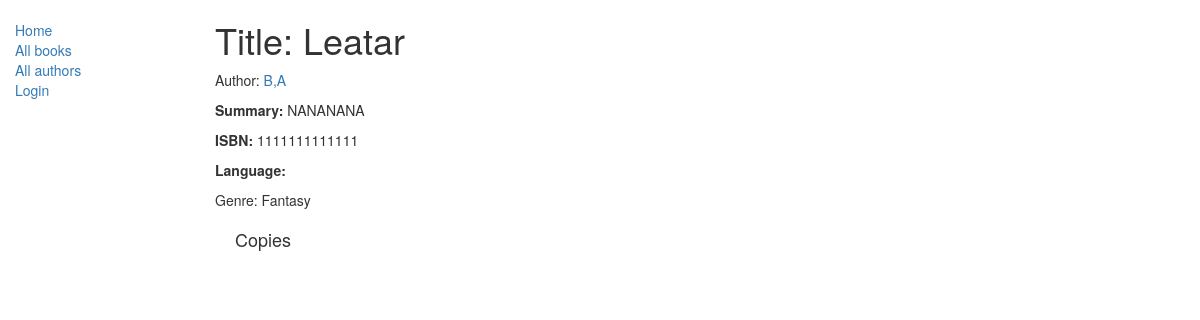
/catalog/book/2, run on an earlier commit of the app's database.
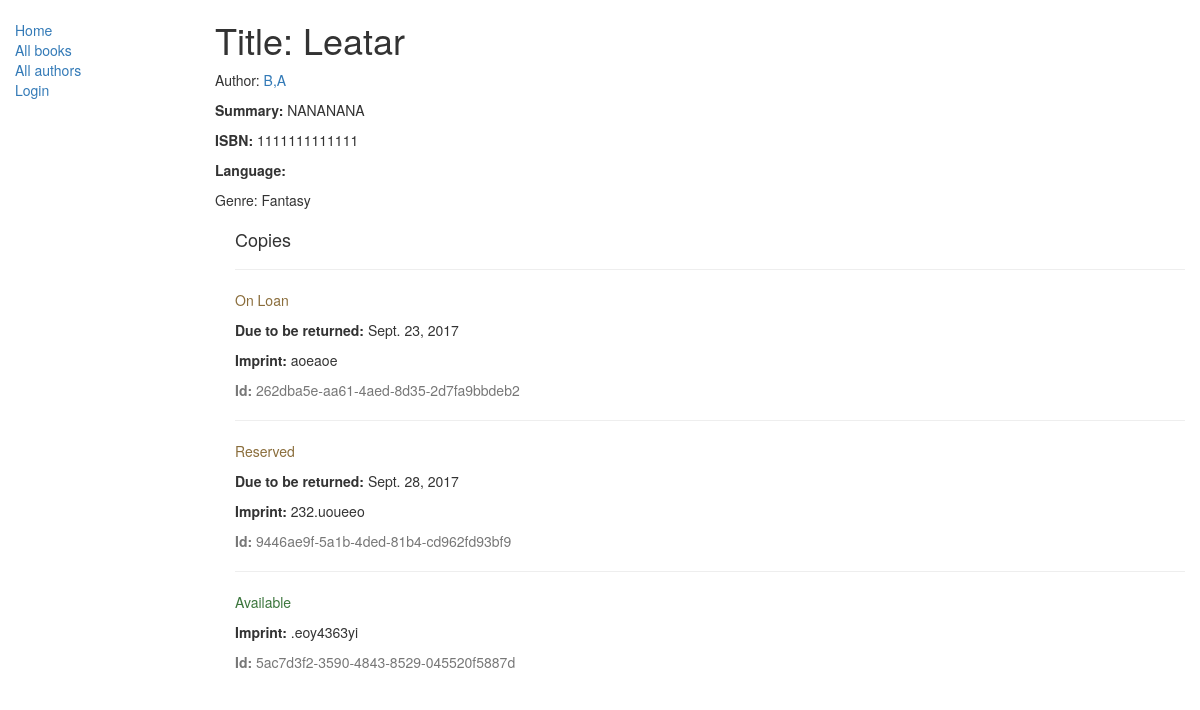
And on a later commit of the database.
### catalog/models.py (models this page shows, shortened)
class Book(models.Model):
    title = models.CharField(max_length=200)
    author = models.ForeignKey('Author', on_delete = models.SET_NULL,null = True)
    summary = models.TextField(max_length = 1000,help_text="enter summary")
    isbn = models.CharField('ISBN',max_length=13,help_text="isbn 13 digit")
    genre = models.ManyToManyField(Genre,help_text="select genre")
    def display_genre(self):
        return ','.join([ genre.name for genre in self.genre.all() [:2] ])
    display_genre.short_description = 'Genre'

class Author(models.Model):
    first_name = models.CharField(max_length=100)
    last_name = models.CharField(max_length=100)
    date_of_birth = models.DateField('Born', null = True,blank = True)
    date_of_death = models.DateField('Died',null=True,blank = True)
    def __str__(self):
        return '%s,%s' % (self.last_name, self.first_name)

class Genre(models.Model):
    name = models.CharField(max_length = 200,help_text = "Enter a Genre")
    def __str__(self):
        return self.name

class BookInstance(models.Model):
    id = models.UUIDField(primary_key = True, default=uuid.uuid4, help_text="Unique ID")
    book = models.ForeignKey('Book', on_delete=models.SET_NULL,null = True)
    imprint = models.CharField(max_length=200)
    due_back = models.DateField(null = True, blank = True)
    LOAN_STATUS = (
        ('m','Maintenance'),
        ('o','On Loan'),
        ('a','Available'),
        ('r','Reserved'),
        )
    status = models.CharField(max_length=1,choices = LOAN_STATUS, blank = True, default = 'd', help_text = "status")
    borrower = models.ForeignKey(User, on_delete=models.SET_NULL, null = True, blank = True)
    class Meta:
        ordering = ['due_back']
        permissions = (("can_mark_returned","Can set book as returned"),)

### catalog/views.py (the view)
# urls.py: url(r'^book/(?P<pk>\d+)$', views.BookDetailView.as_view(), name='book-detail'),
class BookDetailView(generic.DetailView):
    model = Book
    paginate_by = 10

### catalog/templates/catalog/book_detail.html
{% extends "base_generic.html" %}
{% block content %}
    <h1>Title: {{ book.title }}</h1>
    <p>Author: <a href="{% url 'author-detail' book.author.pk %}">{{ book.author }}</a></p>
    <p><strong>Summary:</strong> {{ book.summary }}</p>
    <p><strong>ISBN:</strong> {{ book.isbn }}</p>
    <p><strong>Language:</strong> {{ book.language }}</p>
    <p>Genre: {% for genre in book.genre.all %} {{genre}} {% if not forloop.last %}, {% endif %}{% endfor %}</p>
    <div style="margin-left:20px;margin-top:20px">
    <h4>Copies</h4>
    {% for copy in book.bookinstance_set.all %}
    <hr>
    <p class="{% if copy.status == 'a' %}text-success{% elif copy.status == 'd' %}text-danger{% else %}text-warning{% endif %}">{{ copy.get_status_display }}</p>
    {% if copy.status != 'a' %}<p><strong>Due to be returned:</strong> {{copy.due_back}}</p>{% endif %}
    <p><strong>Imprint:</strong> {{copy.imprint}}</p>
    <p class="text-muted"><strong>Id:</strong> {{copy.id}}</p>
    {% endfor %}
  </div>
{% endblock content %}

### catalog/templates/base_generic.html (shortened to what this page needs)
    <!DOCTYPE html>
    <html lang="en">
    <head>
    <link rel="stylesheet" href="https://maxcdn.bootstrapcdn.com/bootstrap/3.3.7/css/bootstrap.min.css">
    {% load static %}
    <link rel="stylesheet" href="{% static 'css/styles.css' %}">
    </head>
    <body>
    <div class="container-fluid">
        <div class="row">
        <div class="col-sm-2">
        {% block sidebar %}
        <ul class="sidebar-nav">
            <li><a href="{% url 'index' %}">Home</a></li>
            <li><a href="{% url 'books' %}">All books</a></li>
            <li><a href="{% url 'authors' %}">All authors</a></li>
            {% if user.is_authenticated %}
            <li>User: {{ user.get_username }}</li>
            <li><a href="{% url 'my-borrowed' %}">My Borrowed</a></li>
            <li><a href="{% url 'logout'%}?next={{request.path}}">Logout</a></li>
            {% else %}
            <li><a href="{% url 'login'%}?next={{request.path}}">Login</a></li>
            {% endif %}
        </ul>
        {% endblock %}
        </div>
        <div class="col-sm-10 ">
        {% block content %}{% endblock %}
        </div>
        </div>
    </div>
    </body>
    </html>

### catalog/static/css/styles.css (style rules this page uses)
.sidebar-nav { margin-top: 20px; padding: 0; list-style: none; }

What changed in the data, as far as the page shows it:
added BookInstance: status "On Loan", due_back "Sept. 23, 2017", imprint "aoeaoe", id "262dba5e-aa61-4aed-8d35-2d7fa9bbdeb2"
added BookInstance: status "Reserved", due_back "Sept. 28, 2017", imprint "232.uoueeo", id "9446ae9f-5a1b-4ded-81b4-cd962fd93bf9"
added BookInstance: status "Available", imprint ".eoy4363yi", id "5ac7d3f2-3590-4843-8529-045520f5887d"
